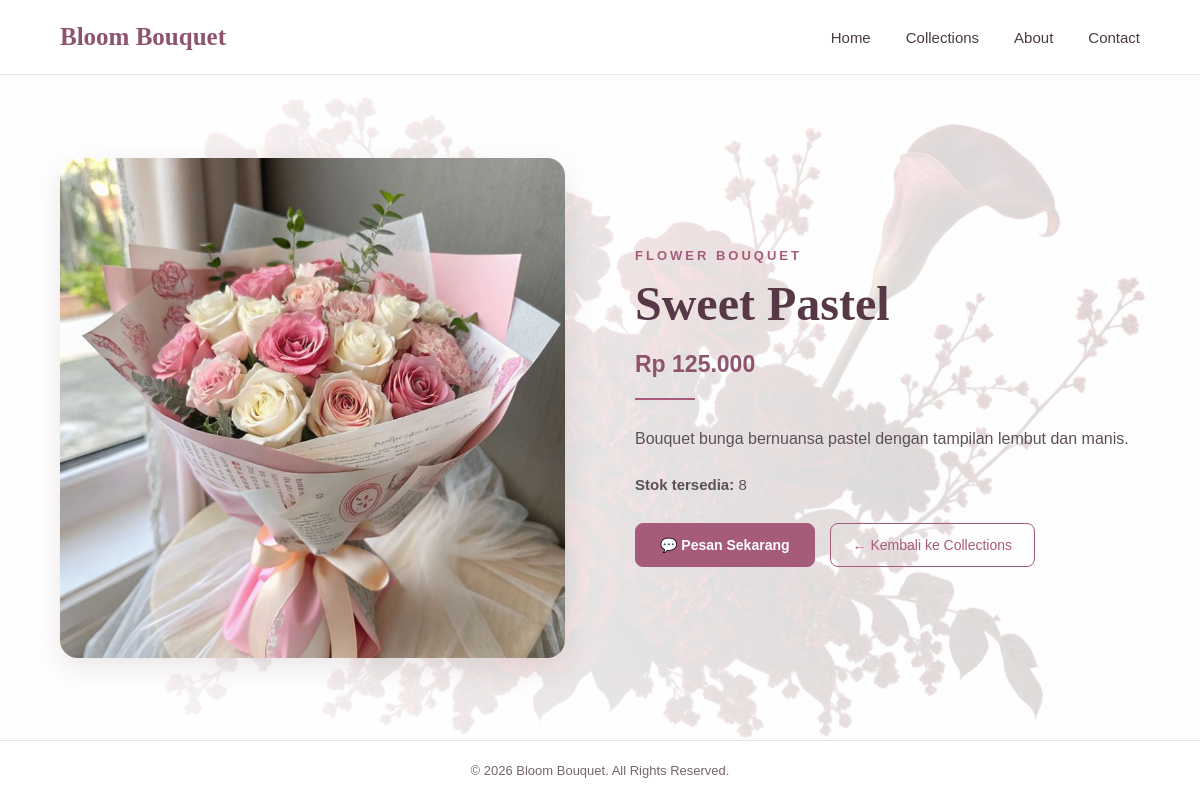
Page /detail-produk.php?id=2 on the committed database.
### tables this page shows
CREATE TABLE `produk` (
  `id` int NOT NULL,
  `nama` varchar(100) NOT NULL,
  `kategori` varchar(50) NOT NULL,
  `deskripsi` text NOT NULL,
  `harga` decimal(12,2) NOT NULL,
  `stok` int NOT NULL DEFAULT '0',
  `gambar` varchar(255) DEFAULT NULL,
  `created_at` timestamp NOT NULL DEFAULT CURRENT_TIMESTAMP
);

### detail-produk.php (the view, shortened to what this page needs)
<?php
require_once "config/koneksi.php";
$id = isset($_GET['id'])
    ? (int)$_GET['id']
    : 0;
$query = mysqli_query(
    $conn,
    "SELECT * FROM produk WHERE id = $id"
);
$produk = mysqli_fetch_assoc($query);
$gambarProduk = '';
$folderGambar = __DIR__ . '/assets/images/';
$namaDatabase = pathinfo(
    $produk['gambar'],
    PATHINFO_FILENAME
);
$namaDatabase = strtolower(
    str_replace(
        ['-', '_', ' '],
        '',
        $namaDatabase
    )
);
$daftarGambar = glob($folderGambar . '*');
foreach ($daftarGambar as $file) {
    $namaFile = pathinfo(
        $file,
        PATHINFO_FILENAME
    );
    $namaFile = strtolower(
        str_replace(
            ['-', '_', ' '],
            '',
            $namaFile
        )
    );
    if ($namaFile === $namaDatabase) {
        $gambarProduk = basename($file);
        break;
    }
}
$nomorWhatsApp = "628xxxxxxxxxx";
$pesanWhatsApp =
    "Halo Bloom Bouquet, saya ingin memesan " .
    $produk['nama'] .
    " dengan harga Rp " .
    number_format(
        $produk['harga'],
        0,
        ',',
        '.'
    ) .
    ".";
$linkWhatsApp =
    "https://wa.me/" .
    $nomorWhatsApp .
    "?text=" .
    urlencode($pesanWhatsApp);
?>
<!DOCTYPE html>
<html lang="id">
<head>
</head>
<body>
    <nav class="navbar">
        <div class="nav-container">
            <a
                href="index.php"
                class="logo"
            >
                Bloom Bouquet
            </a>
            <div class="nav-menu">
                <a href="index.php">
                    Home
                </a>
                <a href="produk.php">
                    Collections
                </a>
                <a href="tentang.php">
                    About
                </a>
                <a href="kontak.php">
                    Contact
                </a>
            </div>
        </div>
    </nav>
    <section class="detail-section">
        <div class="detail-container">
            <div class="detail-image">
                <?php if (!empty($gambarProduk)): ?>
                    <img
                        src="assets/images/<?= rawurlencode($gambarProduk); ?>"
                        alt="<?= htmlspecialchars($produk['nama']); ?>"
                    >
                <?php else: ?>
                    <div class="image-not-found">
                        Gambar produk tidak ditemukan.
                    </div>
                <?php endif; ?>
            </div>
            <div class="detail-content">
                <p class="product-category">
                    <?= htmlspecialchars(
                        $produk['kategori']
                    ); ?>
                </p>
                <h1>
                    <?= htmlspecialchars(
                        $produk['nama']
                    ); ?>
                </h1>
                <div class="price">
                    Rp <?= number_format(
                        $produk['harga'],
                        0,
                        ',',
                        '.'
                    ); ?>
                </div>
                <div class="line"></div>
                <p class="description">
                    <?= nl2br(
                        htmlspecialchars(
                            $produk['deskripsi']
                        )
                    ); ?>
                </p>
                <p class="stock">
                    <strong>
                        Stok tersedia:
                    </strong>
                    <?= $produk['stok']; ?>
                </p>
                <div class="detail-actions">
                    <a
                        href="<?= $linkWhatsApp; ?>"
                        class="order-button"
                        target="_blank"
                    >
                        💬 Pesan Sekarang
                    </a>
                    <a
                        href="produk.php"
                        class="back-button"
                    >
                        ← Kembali ke Collections
                    </a>
                </div>
            </div>
        </div>
    </section>
    <footer>
        © 2026 Bloom Bouquet. All Rights Reserved.
    </footer>
</body>
</html>

### detail-produk.php (style rules this page uses)
* { margin: 0; padding: 0; box-sizing: border-box; }
body { font-family: Arial, Helvetica, sans-serif; color: #3d3035; background: #fffafb; }
.navbar { width: 100%; height: 75px; display: flex; align-items: center; background: rgba(255, 255, 255, 0.97); border-bottom: 1px solid #eee1e5; }
.nav-container { width: 90%; max-width: 1200px; margin: auto; display: flex; justify-content: space-between; align-items: center; }
.logo { font-family: Georgia, serif; font-size: 25px; font-weight: bold; color: #8e536d; text-decoration: none; }
.nav-menu { display: flex; align-items: center; gap: 35px; }
.nav-menu a { color: #4b3b42; text-decoration: none; font-size: 15px; transition: 0.3s; }
.detail-section { min-height: calc(100vh - 135px); display: flex; align-items: center; padding: 70px 0; background-image: linear-gradient( to right, rgba(255, 255, 255, 0.96), rgba(255, 255, 255, 0.82) ), url("assets/images/hero-bouquet.png"); background-size: cover; background-position: center; }
.detail-container { width: 90%; max-width: 1100px; margin: auto; display: grid; grid-template-columns: 1fr 1fr; gap: 70px; align-items: center; }
.detail-image { width: 100%; height: 500px; background: #f8edf1; border-radius: 18px; overflow: hidden; box-shadow: 0 10px 30px rgba(80, 50, 60, 0.12); }
.detail-image img { width: 100%; height: 100%; display: block; object-fit: cover; }
.detail-content { padding: 10px 0; }
.product-category { font-size: 13px; text-transform: uppercase; letter-spacing: 3px; color: #a75b7b; font-weight: bold; margin-bottom: 15px; }
.detail-content h1 { font-family: Georgia, serif; font-size: 48px; line-height: 1.1; color: #563846; margin-bottom: 20px; }
.price { font-size: 23px; font-weight: bold; color: #8e536d; margin-bottom: 20px; }
.line { width: 60px; height: 2px; background: #a75b7b; margin-bottom: 25px; }
.description { max-width: 520px; font-size: 16px; line-height: 1.8; color: #5c5056; margin-bottom: 22px; }
.stock { font-size: 15px; color: #5c5056; margin-bottom: 30px; }
.detail-actions { display: flex; align-items: center; gap: 15px; flex-wrap: wrap; }
.order-button { display: inline-block; padding: 13px 24px; background: #a75b7b; border: 1px solid #a75b7b; border-radius: 8px; color: white; text-decoration: none; font-size: 14px; font-weight: bold; transition: 0.3s; }
.back-button { display: inline-block; padding: 13px 22px; border: 1px solid #a75b7b; border-radius: 8px; color: #a75b7b; text-decoration: none; font-size: 14px; transition: 0.3s; }
footer { height: 60px; display: flex; align-items: center; justify-content: center; background: rgba(255, 255, 255, 0.97); border-top: 1px solid #eee1e5; color: #75666c; font-size: 13px; }

### rows in the picture
produk: kategori "FLOWER BOUQUET", nama "Sweet Pastel", harga "125.000", deskripsi "Bouquet bunga bernuansa pastel dengan tampilan lembut dan manis.", stok "8"
